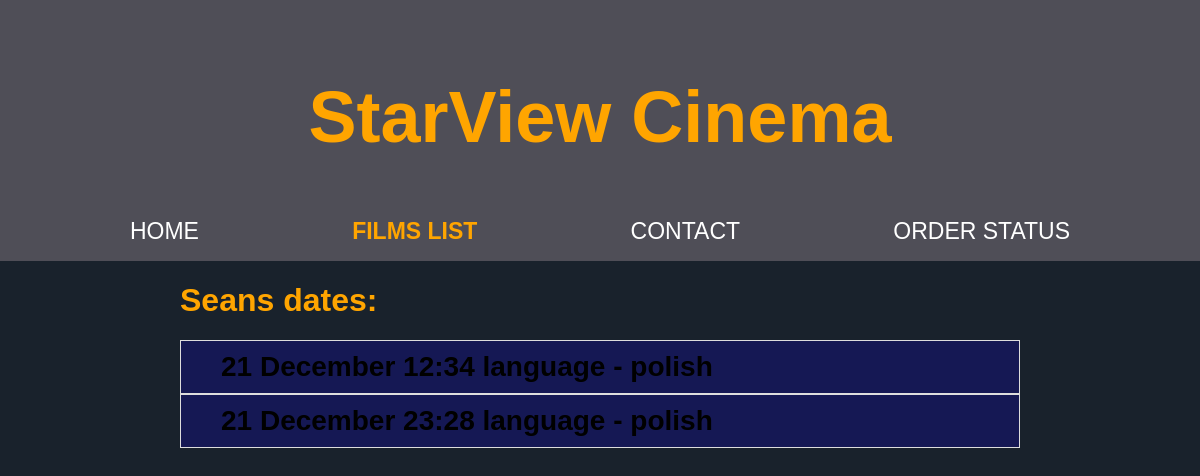
The app's page /buy_ticket.php?id=65 with its own data.
### tables this page shows
CREATE TABLE `showing` (
  `id` int(11) NOT NULL,
  `movie_room_id` int(11) NOT NULL,
  `film_id` int(11) NOT NULL,
  `date` datetime NOT NULL,
  `language` text NOT NULL
);

### buy_ticket.php (the view, shortened to what this page needs)
<!DOCTYPE html>
<html lang="pl">
    <head>
        <link rel="stylesheet" href="styles/style.css">
    </head>
    <body>
        <?php include 'templates/nav.php';?>
        <div id="body_wrap">
        <h1 id = "string">Seans dates:</h1>
        <?php
        echo "<table>";
        $c = mysqli_connect("localhost", "root", "", "cinema_db");
        $query = "SELECT film_id FROM `showing` WHERE showing.id = " . $_GET['id'];
        $result = $c->query($query);
        if ($result !== false && $result->num_rows > 0) {
            while ($row = $result->fetch_assoc()) {
                $filmId = $row['film_id'];
                $query = "SELECT showing.id, showing.date, showing.language, movie_room.rows, movie_room.places_in_row FROM `showing` join movie_room on movie_room.id = showing.movie_room_id WHERE film_id = " . $filmId . " ORDER BY date ASC";
                $result = $c->query($query);
                if ($result !== false && $result->num_rows > 0) {
                    while ($row = $result->fetch_assoc()) {
                        $dateTimeObject = new DateTime($row['date']);
                        $dateTimeObject = $dateTimeObject->format('d F H:i');
                        echo "<tr class='seans' onclick='showForm(this," . $row['rows'] . "," . $row['places_in_row'] . "); setUrlParameter(" . $row['id'] . ")'><td> " . $dateTimeObject . " language - " . $row['language'] . "</td></tr>";
                    }
                } else {
                    echo "No results found.";
                }
            }
        } else {
            echo "No results found.";
        }
        ?>
        </table>
    </div>
    </body>
</html>

### styles/style.css (style rules this page uses)
:root { --c1: orange; --c2: #4f4e57; --c4: #19222c; --c3: white; --c5: rgba(14, 6, 165, 0.329); }
html { scroll-behavior: smooth; }
body { background-color: var(--c4); margin: 0; padding: 0; font-family: "Gill Sans", "Gill Sans MT", "Calibri", "Trebuchet MS", sans-serif; }
table, tbody, tr { gap: 0px; width: 100%; align-content: center; border-spacing: 0px; }
#body_wrap { max-width: 70%; margin: 0 auto; }
.seans { background-color: var(--c5); font-weight: bold; font-size: 28px; }
.seans td { text-align: left; padding: 10px 10px 10px 40px; }
#string { color: var(--c1); }
#cennik_table th, td { text-align: center; border: #ddd 1px solid; }

### records on screen
showing: date "21 December 12:34", language "polish"
showing: date "21 December 23:28", language "polish"
